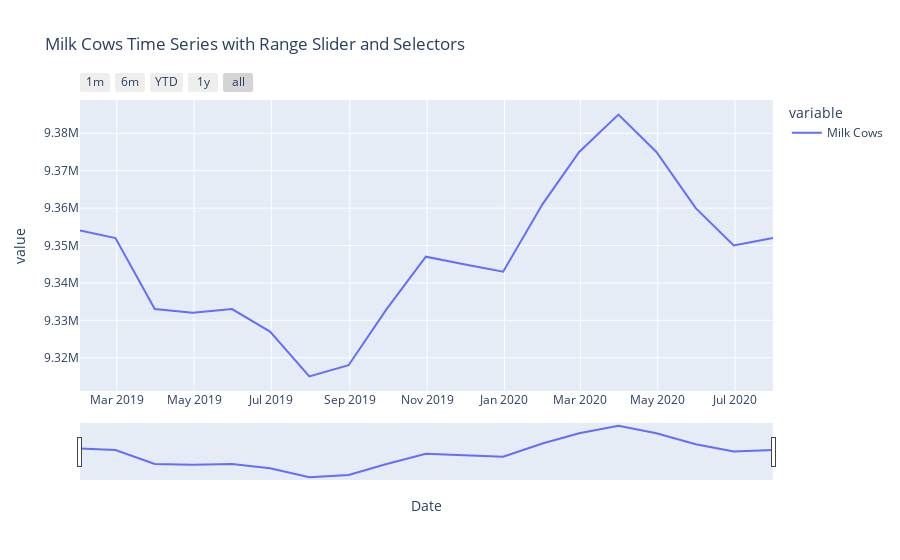
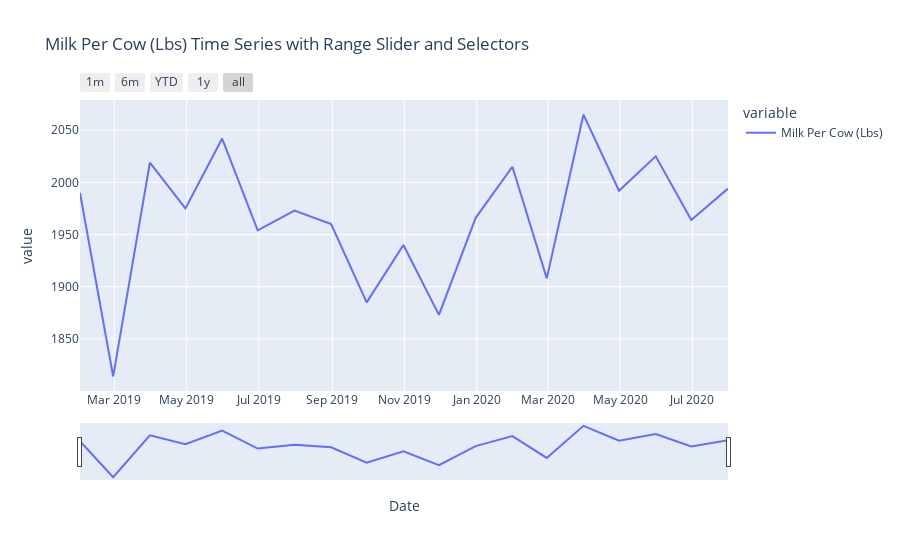
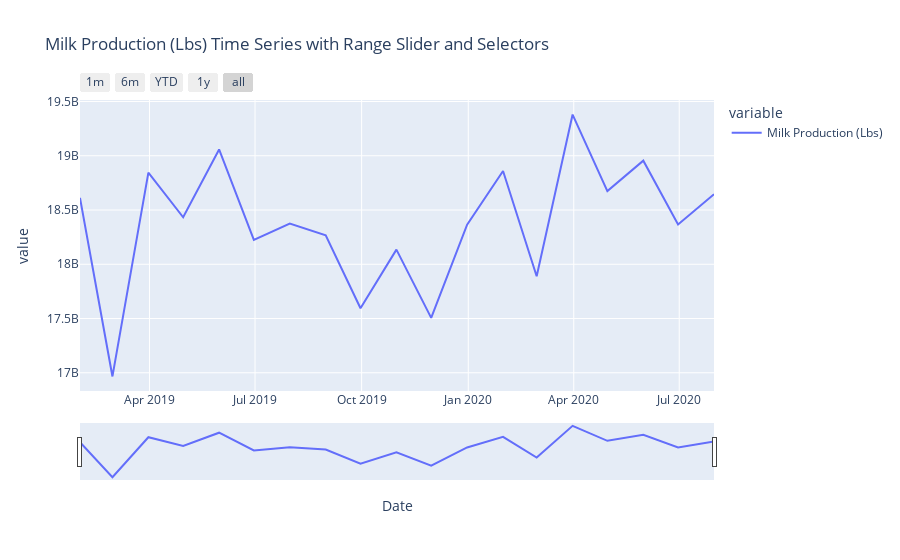

Write notebook code for charts like these, in order.
### Markdown cell above
### Plot interactive Time-Series

### Code cell
for col in monthly_national_df:
    # declare the figure
    fig = px.line(data_frame = monthly_national_df[col],
                  title=col + ' Time Series with Range Slider and Selectors',
                 )

    fig.update_xaxes(
        rangeslider_visible=True,
        rangeselector=dict(
            buttons=list([
                dict(count=1, label="1m", step="month", stepmode="backward"),
                dict(count=6, label="6m", step="month", stepmode="backward"),
                dict(count=1, label="YTD", step="year", stepmode="todate"),
                dict(count=1, label="1y", step="year", stepmode="backward"),
                dict(step="all")
            ])
        )
    )
    fig.show()

### Figure 1 — Plotly figure (JSON) as saved in the notebook; plotly's stock layout.template omitted (floating-point values rounded to 4 significant figures)
{"data": [{"hovertemplate": "variable=Milk Cows<br>Date=%{x}<br>value=%{y}<extra></extra>", "legendgroup": "Milk Cows", "line": {"color": "#636efa", "dash": "solid"}, "mode": "lines", "name": "Milk Cows", "orientation": "v", "showlegend": true, "type": "scatter", "x": ["2019-01-31T00:00:00", "2019-02-28T00:00:00", "2019-03-31T00:00:00", "2019-04-30T00:00:00", "2019-05-31T00:00:00", "2019-06-30T00:00:00", "2019-07-31T00:00:00", "2019-08-31T00:00:00", "2019-09-30T00:00:00", "2019-10-31T00:00:00", "2019-11-30T00:00:00", "2019-12-31T00:00:00", "2020-01-31T00:00:00", "2020-02-29T00:00:00", "2020-03-31T00:00:00", "2020-04-30T00:00:00", "2020-05-31T00:00:00", "2020-06-30T00:00:00", "2020-07-31T00:00:00"], "xaxis": "x", "y": [9354000, 9352000, 9333000, 9332000, 9333000, 9327000, 9315000, 9318000, 9333000, 9347000, 9345000, 9343000, 9361000, 9375000, 9385000, 9375000, 9360000, 9350000, 9352000], "yaxis": "y"}], "layout": {"legend": {"title": {"text": "variable"}, "tracegroupgap": 0}, "title": {"text": "Milk Cows Time Series with Range Slider and Selectors"}, "xaxis": {"anchor": "y", "domain": [0, 1], "rangeselector": {"buttons": [{"count": 1, "label": "1m", "step": "month", "stepmode": "backward"}, {"count": 6, "label": "6m", "step": "month", "stepmode": "backward"}, {"count": 1, "label": "YTD", "step": "year", "stepmode": "todate"}, {"count": 1, "label": "1y", "step": "year", "stepmode": "backward"}, {"step": "all"}]}, "rangeslider": {"visible": true}, "title": {"text": "Date"}}, "yaxis": {"anchor": "x", "domain": [0, 1], "title": {"text": "value"}}}}

### Figure 2 — Plotly figure (JSON) as saved in the notebook; plotly's stock layout.template omitted (floating-point values rounded to 4 significant figures)
{"data": [{"hovertemplate": "variable=Milk Per Cow (Lbs)<br>Date=%{x}<br>value=%{y}<extra></extra>", "legendgroup": "Milk Per Cow (Lbs)", "line": {"color": "#636efa", "dash": "solid"}, "mode": "lines", "name": "Milk Per Cow (Lbs)", "orientation": "v", "showlegend": true, "type": "scatter", "x": ["2019-01-31T00:00:00", "2019-02-28T00:00:00", "2019-03-31T00:00:00", "2019-04-30T00:00:00", "2019-05-31T00:00:00", "2019-06-30T00:00:00", "2019-07-31T00:00:00", "2019-08-31T00:00:00", "2019-09-30T00:00:00", "2019-10-31T00:00:00", "2019-11-30T00:00:00", "2019-12-31T00:00:00", "2020-01-31T00:00:00", "2020-02-29T00:00:00", "2020-03-31T00:00:00", "2020-04-30T00:00:00", "2020-05-31T00:00:00", "2020-06-30T00:00:00", "2020-07-31T00:00:00"], "xaxis": "x", "y": [1990, 1814, 2019, 1975, 2042, 1954, 1973, 1960, 1885, 1940, 1873, 1966, 2015, 1908, 2065, 1992, 2025, 1964, 1994], "yaxis": "y"}], "layout": {"legend": {"title": {"text": "variable"}, "tracegroupgap": 0}, "title": {"text": "Milk Per Cow (Lbs) Time Series with Range Slider and Selectors"}, "xaxis": {"anchor": "y", "domain": [0, 1], "rangeselector": {"buttons": [{"count": 1, "label": "1m", "step": "month", "stepmode": "backward"}, {"count": 6, "label": "6m", "step": "month", "stepmode": "backward"}, {"count": 1, "label": "YTD", "step": "year", "stepmode": "todate"}, {"count": 1, "label": "1y", "step": "year", "stepmode": "backward"}, {"step": "all"}]}, "rangeslider": {"visible": true}, "title": {"text": "Date"}}, "yaxis": {"anchor": "x", "domain": [0, 1], "title": {"text": "value"}}}}

### Figure 3 — Plotly figure (JSON) as saved in the notebook; plotly's stock layout.template omitted (floating-point values rounded to 4 significant figures)
{"data": [{"hovertemplate": "variable=Milk Production (Lbs)<br>Date=%{x}<br>value=%{y}<extra></extra>", "legendgroup": "Milk Production (Lbs)", "line": {"color": "#636efa", "dash": "solid"}, "mode": "lines", "name": "Milk Production (Lbs)", "orientation": "v", "showlegend": true, "type": "scatter", "x": ["2019-01-31T00:00:00", "2019-02-28T00:00:00", "2019-03-31T00:00:00", "2019-04-30T00:00:00", "2019-05-31T00:00:00", "2019-06-30T00:00:00", "2019-07-31T00:00:00", "2019-08-31T00:00:00", "2019-09-30T00:00:00", "2019-10-31T00:00:00", "2019-11-30T00:00:00", "2019-12-31T00:00:00", "2020-01-31T00:00:00", "2020-02-29T00:00:00", "2020-03-31T00:00:00", "2020-04-30T00:00:00", "2020-05-31T00:00:00", "2020-06-30T00:00:00", "2020-07-31T00:00:00"], "xaxis": "x", "y": [18612000000, 16966000000, 18845000000, 18433000000, 19058000000, 18225000000, 18375000000, 18267000000, 17595000000, 18135000000, 17506000000, 18365000000, 18860000000, 17890000000, 19380000000, 18675000000, 18955000000, 18367000000, 18645000000], "yaxis": "y"}], "layout": {"legend": {"title": {"text": "variable"}, "tracegroupgap": 0}, "title": {"text": "Milk Production (Lbs) Time Series with Range Slider and Selectors"}, "xaxis": {"anchor": "y", "domain": [0, 1], "rangeselector": {"buttons": [{"count": 1, "label": "1m", "step": "month", "stepmode": "backward"}, {"count": 6, "label": "6m", "step": "month", "stepmode": "backward"}, {"count": 1, "label": "YTD", "step": "year", "stepmode": "todate"}, {"count": 1, "label": "1y", "step": "year", "stepmode": "backward"}, {"step": "all"}]}, "rangeslider": {"visible": true}, "title": {"text": "Date"}}, "yaxis": {"anchor": "x", "domain": [0, 1], "title": {"text": "value"}}}}
